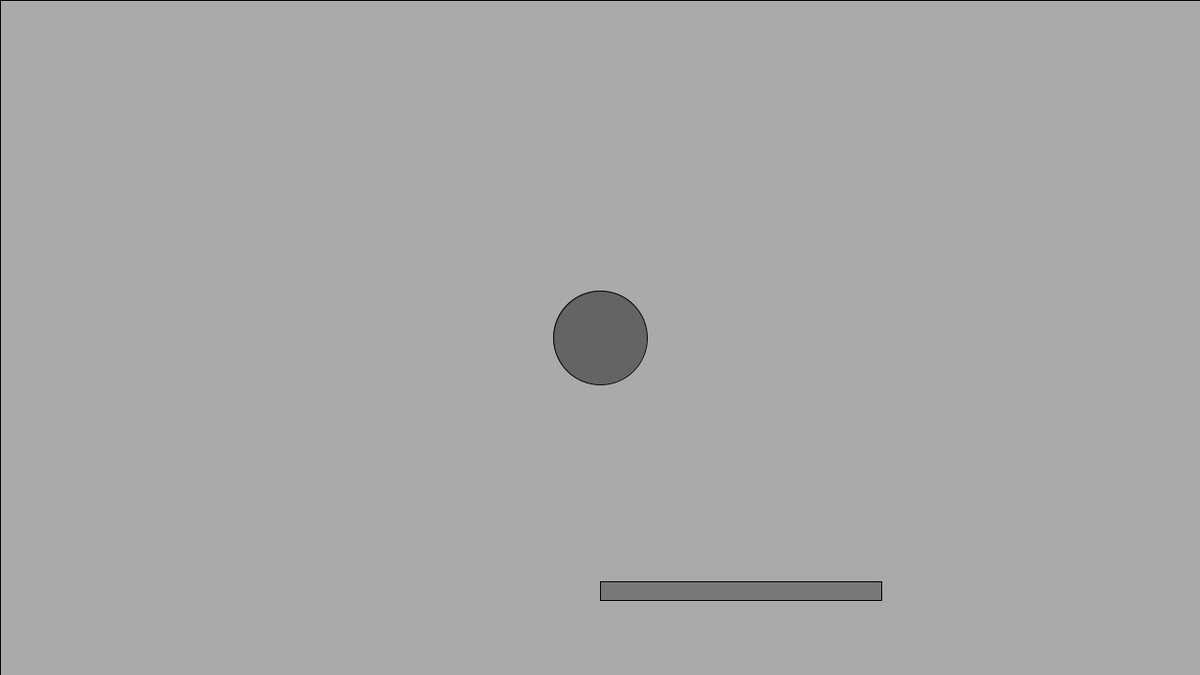
Frame 1 (no input)
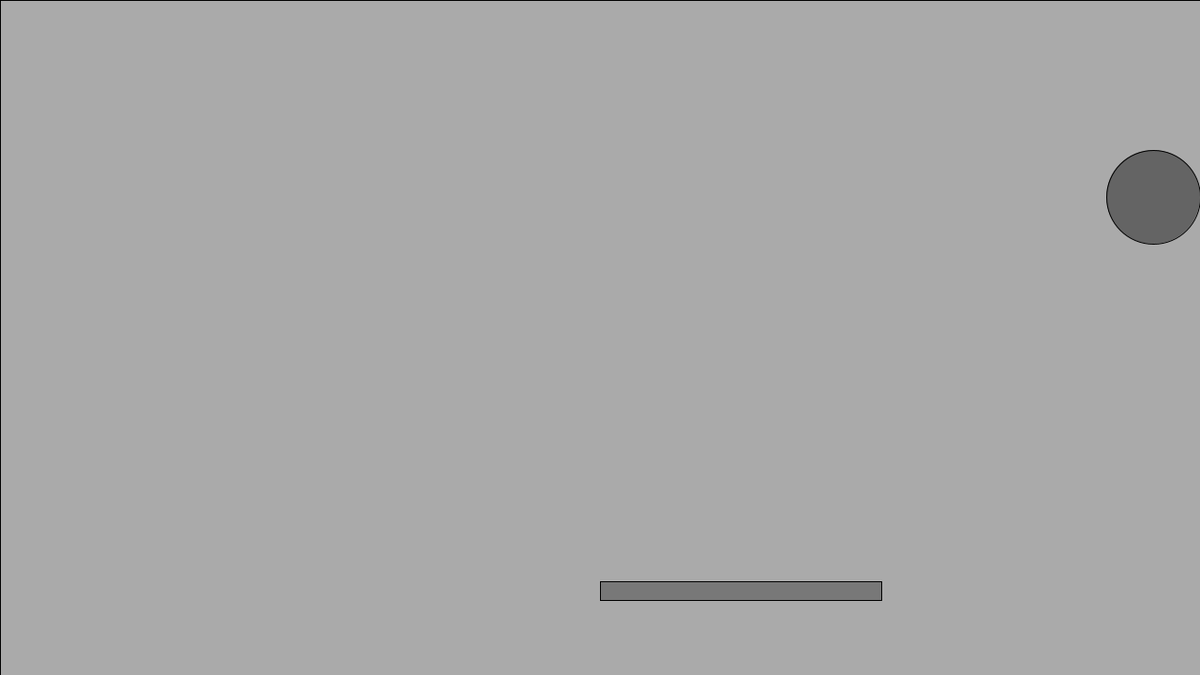
Frame 60 (the mouse pressed at the canvas centre just before this capture)
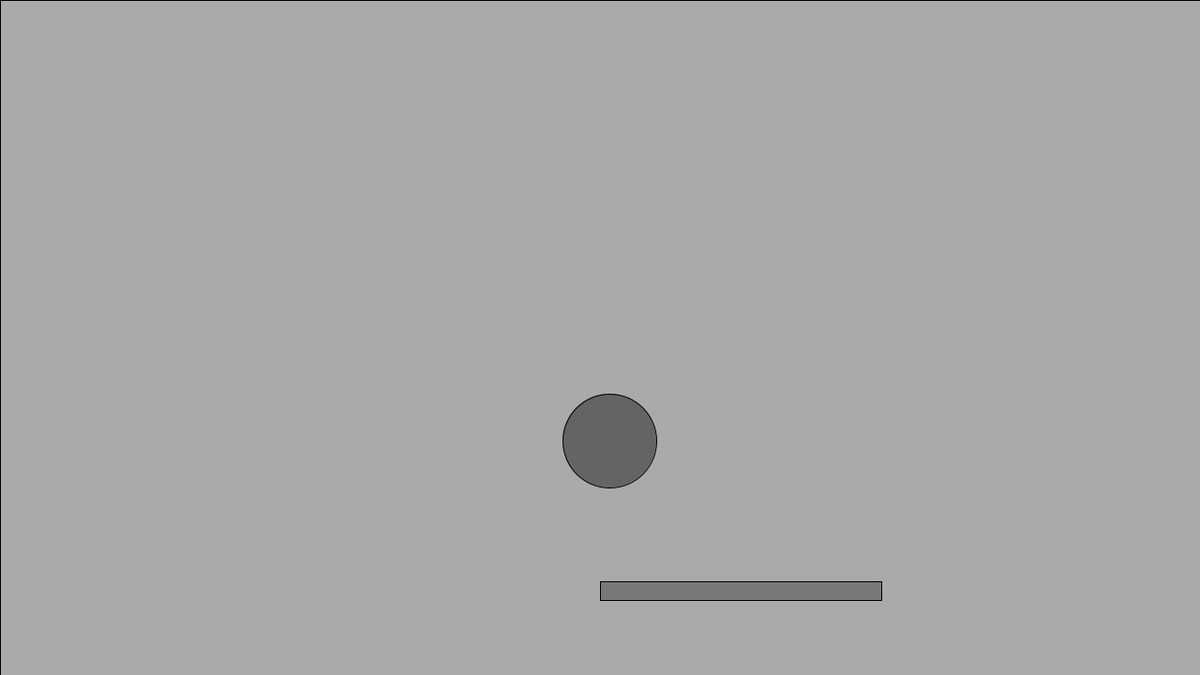
Frame 120 (the mouse held since frame 60 and released just before this capture)

The Processing sketch that drew these frames (run headless with seeded random() and noise(); from frame 60 on, the mouse is pressed at the canvas centre):

// Processing sketch: sketch_10_collision_game
// ── sketch_10_collision_game.pde
float x, y, vx, vy, r;
float bar_x, bar_y, bar_size;
void setup() {
  size(1280,720);
  x = width/2; 
  y = height/2; 
  vx = 10; 
  vy = 10;
  r = 50; 
  
  bar_x = width/2;
  bar_y = height-100;
  bar_size = 300;
}

void draw() {
  fill(170);
  rect(0, 0, width, height);
  
  if( x > width-r || x < r) {
    vx = vx * (-1);
  }
  if( y > height-r || y < r ) {
    vy = vy * (-1);
  }
   
  if (key == CODED) { 
    if (keyCode == LEFT) {
      bar_x = bar_x - 10;
      if(bar_x < 0){
        bar_x = 0;
      }
    } else if (keyCode == RIGHT) {
      bar_x = bar_x + 10;
      if(bar_x > width-bar_size){
        bar_x = width-bar_size;
      }
    }
  }
  
  if( x > bar_x ) {
    if( x < bar_x + bar_size ) {
      if( y > bar_y - r ) {
        if( y < bar_y + 20) {
          vy = vy * (-1);
        }
      }
    }
  }

  fill(120);
  rect(bar_x, bar_y, bar_size, 20);
  
  fill(100);
  ellipse(x, y, r*2, r*2);
  x = x + vx;
  y = y + vy;
}
